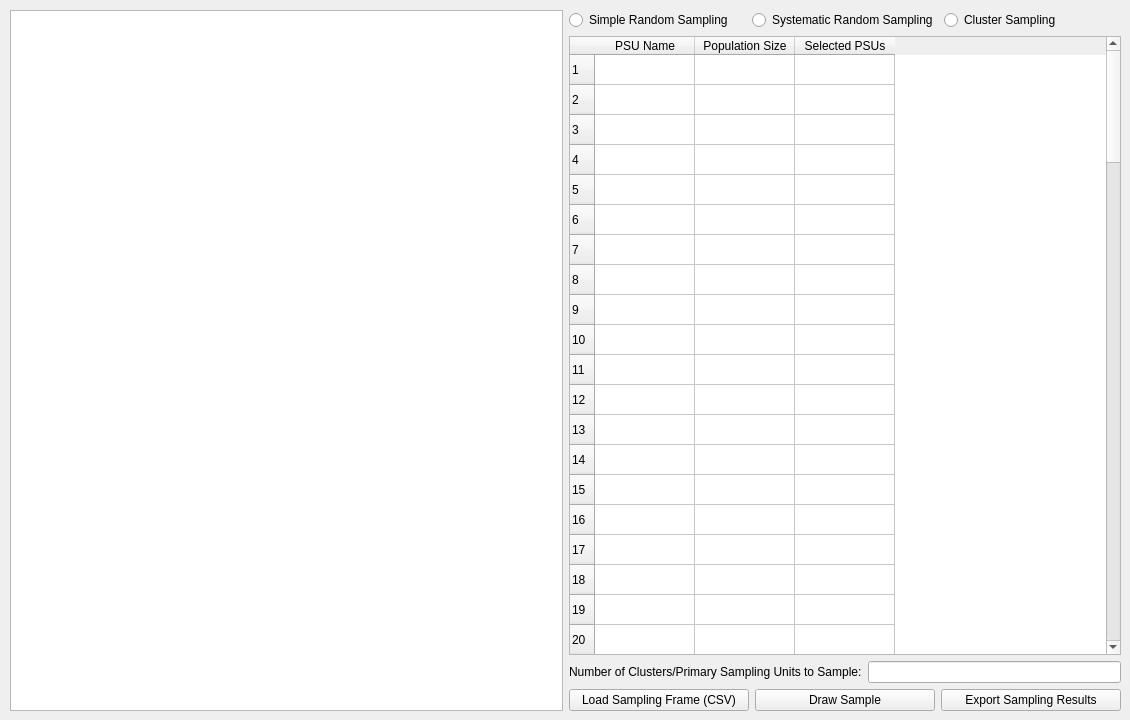
      <widget class="QWidget" name="samplingTab">
       <attribute name="title">
        <string>Sampling</string>
       </attribute>
       <widget class="QWidget" name="layoutWidget">
        <property name="geometry">
         <rect>
          <x>10</x>
          <y>10</y>
          <width>1111</width>
          <height>701</height>
         </rect>
        </property>
        <layout class="QHBoxLayout" name="horizontalLayout_30">
         <item>
          <widget class="QTextBrowser" name="sampling_instructions"/>
         </item>
         <item>
          <layout class="QVBoxLayout" name="verticalLayout_23">
           <item>
            <layout class="QHBoxLayout" name="horizontalLayout_2">
             <item>
              <widget class="QRadioButton" name="sampling_srs_select">
               <property name="text">
                <string>Simple Random Sampling</string>
               </property>
              </widget>
             </item>
             <item>
              <widget class="QRadioButton" name="sampling_systematic_select">
               <property name="text">
                <string>Systematic Random Sampling</string>
               </property>
              </widget>
             </item>
             <item>
              <widget class="QRadioButton" name="sampling_clustersampling_select">
               <property name="text">
                <string>Cluster Sampling</string>
               </property>
              </widget>
             </item>
            </layout>
           </item>
           <item>
            <widget class="QTableWidget" name="sampling_table">
             <property name="rowCount">
              <number>100</number>
             </property>
             <property name="columnCount">
              <number>3</number>
             </property>
             <attribute name="horizontalHeaderVisible">
              <bool>true</bool>
             </attribute>
             <row/>
             <row/>
             <row/>
             <row/>
             <row/>
             <row/>
             <row/>
             <row/>
             <row/>
             <row/>
             <row/>
             <row/>
             <row/>
             <row/>
             <row/>
             <row/>
             <row/>
             <row/>
             <row/>
             <row/>
             <row/>
             <row/>
             <row/>
             <row/>
             <row/>
             <row/>
             <row/>
             <row/>
             <row/>
             <row/>
             <row/>
             <row/>
             <row/>
             <row/>
             <row/>
             <row/>
             <row/>
             <row/>
             <row/>
             <row/>
             <row/>
             <row/>
             <row/>
             <row/>
             <row/>
             <row/>
             <row/>
             <row/>
             <row/>
             <row/>
             <row/>
             <row/>
             <row/>
             <row/>
             <row/>
             <row/>
             <row/>
             <row/>
             <row/>
             <row/>
             <row/>
             <row/>
             <row/>
             <row/>
             <row/>
             <row/>
             <row/>
             <row/>
             <row/>
             <row/>
             <row/>
             <row/>
             <row/>
             <row/>
             <row/>
             <row/>
             <row/>
             <row/>
             <row/>
             <row/>
             <row/>
             <row/>
             <row/>
             <row/>
             <row/>
             <row/>
             <row/>
             <row/>
             <row/>
             <row/>
             <row/>
             <row/>
             <row/>
             <row/>
             <row/>
             <row/>
             <row/>
             <row/>
             <row/>
             <row/>
             <column>
              <property name="text">
               <string>PSU Name</string>
              </property>
             </column>
             <column>
              <property name="text">
               <string>Population Size</string>
              </property>
             </column>
             <column>
              <property name="text">
               <string>Selected PSUs</string>
              </property>
             </column>
            </widget>
           </item>
           <item>
            <layout class="QHBoxLayout" name="horizontalLayout_28">
             <item>
              <widget class="QLabel" name="sampling_num_psu_label">
               <property name="text">
                <string>Number of Clusters/Primary Sampling Units to Sample:</string>
               </property>
              </widget>
             </item>
             <item>
              <widget class="QLineEdit" name="sampling_num_psu_input"/>
             </item>
            </layout>
           </item>
           <item>
            <layout class="QHBoxLayout" name="horizontalLayout_29">
             <item>
              <widget class="QPushButton" name="sampling_load_sframe">
               <property name="text">
                <string>Load Sampling Frame (CSV)</string>
               </property>
              </widget>
             </item>
             <item>
              <widget class="QPushButton" name="sampling_draw_sample">
               <property name="text">
                <string>Draw Sample</string>
               </property>
              </widget>
             </item>
             <item>
              <widget class="QPushButton" name="sampling_export_sampling_results">
               <property name="text">
                <string>Export Sampling Results</string>
               </property>
              </widget>
             </item>
            </layout>
           </item>
          </layout>
         </item>
        </layout>
       </widget>
      </widget>
